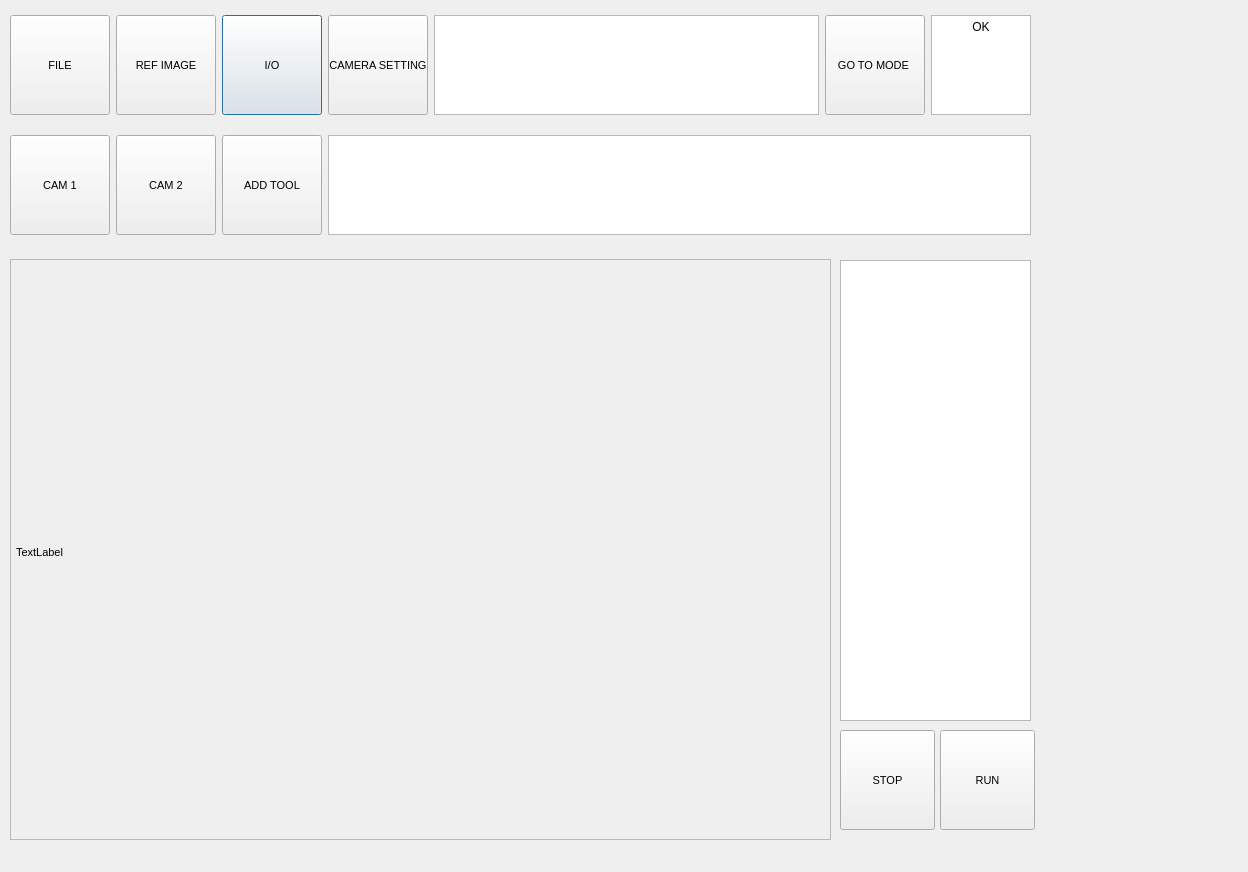
<?xml version="1.0" encoding="UTF-8"?>
<ui version="4.0">
 <class>Dialog</class>
 <widget class="QDialog" name="Dialog">
  <property name="geometry">
   <rect>
    <x>0</x>
    <y>0</y>
    <width>1248</width>
    <height>872</height>
   </rect>
  </property>
  <property name="sizePolicy">
   <sizepolicy hsizetype="Expanding" vsizetype="Expanding">
    <horstretch>0</horstretch>
    <verstretch>0</verstretch>
   </sizepolicy>
  </property>
  <property name="font">
   <font>
    <pointsize>8</pointsize>
   </font>
  </property>
  <property name="windowTitle">
   <string>Dialog</string>
  </property>
  <widget class="QWidget" name="gridLayoutWidget">
   <property name="geometry">
    <rect>
     <x>10</x>
     <y>10</y>
     <width>1021</width>
     <height>111</height>
    </rect>
   </property>
   <layout class="QGridLayout" name="gridLayout_row1">
    <property name="sizeConstraint">
     <enum>QLayout::SetDefaultConstraint</enum>
    </property>
    <item row="0" column="4">
     <widget class="QTextEdit" name="textEdit_Infor">
      <property name="maximumSize">
       <size>
        <width>16777215</width>
        <height>100</height>
       </size>
      </property>
     </widget>
    </item>
    <item row="0" column="2">
     <widget class="QPushButton" name="btn_IO">
      <property name="sizePolicy">
       <sizepolicy hsizetype="Expanding" vsizetype="Expanding">
        <horstretch>0</horstretch>
        <verstretch>0</verstretch>
       </sizepolicy>
      </property>
      <property name="maximumSize">
       <size>
        <width>100</width>
        <height>100</height>
       </size>
      </property>
      <property name="text">
       <string>I/O</string>
      </property>
     </widget>
    </item>
    <item row="0" column="5">
     <widget class="QPushButton" name="btn_GotoModeRun">
      <property name="sizePolicy">
       <sizepolicy hsizetype="Expanding" vsizetype="Expanding">
        <horstretch>0</horstretch>
        <verstretch>0</verstretch>
       </sizepolicy>
      </property>
      <property name="maximumSize">
       <size>
        <width>100</width>
        <height>100</height>
       </size>
      </property>
      <property name="text">
       <string>GO TO MODE </string>
      </property>
     </widget>
    </item>
    <item row="0" column="0">
     <widget class="QPushButton" name="btn_FILE">
      <property name="sizePolicy">
       <sizepolicy hsizetype="Expanding" vsizetype="Expanding">
        <horstretch>0</horstretch>
        <verstretch>0</verstretch>
       </sizepolicy>
      </property>
      <property name="maximumSize">
       <size>
        <width>100</width>
        <height>100</height>
       </size>
      </property>
      <property name="text">
       <string>FILE</string>
      </property>
     </widget>
    </item>
    <item row="0" column="1">
     <widget class="QPushButton" name="btn_RefImage">
      <property name="sizePolicy">
       <sizepolicy hsizetype="Expanding" vsizetype="Expanding">
        <horstretch>0</horstretch>
        <verstretch>0</verstretch>
       </sizepolicy>
      </property>
      <property name="maximumSize">
       <size>
        <width>100</width>
        <height>100</height>
       </size>
      </property>
      <property name="text">
       <string>REF IMAGE</string>
      </property>
     </widget>
    </item>
    <item row="0" column="3">
     <widget class="QPushButton" name="btn_CameraSetting">
      <property name="sizePolicy">
       <sizepolicy hsizetype="Expanding" vsizetype="Expanding">
        <horstretch>0</horstretch>
        <verstretch>0</verstretch>
       </sizepolicy>
      </property>
      <property name="maximumSize">
       <size>
        <width>100</width>
        <height>100</height>
       </size>
      </property>
      <property name="text">
       <string>CAMERA SETTING</string>
      </property>
     </widget>
    </item>
    <item row="0" column="6">
     <widget class="QTextEdit" name="textEdit_OK_NG">
      <property name="sizePolicy">
       <sizepolicy hsizetype="Expanding" vsizetype="Expanding">
        <horstretch>0</horstretch>
        <verstretch>0</verstretch>
       </sizepolicy>
      </property>
      <property name="maximumSize">
       <size>
        <width>100</width>
        <height>100</height>
       </size>
      </property>
      <property name="font">
       <font>
        <pointsize>12</pointsize>
        <weight>75</weight>
        <bold>true</bold>
       </font>
      </property>
      <property name="sizeAdjustPolicy">
       <enum>QAbstractScrollArea::AdjustToContents</enum>
      </property>
      <property name="html">
       <string>&lt;!DOCTYPE HTML PUBLIC &quot;-//W3C//DTD HTML 4.0//EN&quot; &quot;http://www.w3.org/TR/REC-html40/strict.dtd&quot;&gt;
&lt;html&gt;&lt;head&gt;&lt;meta name=&quot;qrichtext&quot; content=&quot;1&quot; /&gt;&lt;style type=&quot;text/css&quot;&gt;
p, li { white-space: pre-wrap; }
&lt;/style&gt;&lt;/head&gt;&lt;body style=&quot; font-family:'Sans Serif'; font-size:12pt; font-weight:600; font-style:normal;&quot;&gt;
&lt;p align=&quot;center&quot; style=&quot; margin-top:0px; margin-bottom:0px; margin-left:0px; margin-right:0px; -qt-block-indent:0; text-indent:0px;&quot;&gt;&lt;span style=&quot; font-size:9pt; font-weight:400; color:#000000;&quot;&gt;OK&lt;/span&gt;&lt;/p&gt;&lt;/body&gt;&lt;/html&gt;</string>
      </property>
     </widget>
    </item>
   </layout>
  </widget>
  <widget class="QWidget" name="gridLayoutWidget_2">
   <property name="geometry">
    <rect>
     <x>10</x>
     <y>130</y>
     <width>1021</width>
     <height>111</height>
    </rect>
   </property>
   <layout class="QGridLayout" name="gridLayout_row2">
    <property name="sizeConstraint">
     <enum>QLayout::SetDefaultConstraint</enum>
    </property>
    <item row="0" column="1">
     <widget class="QPushButton" name="btn_CAM2">
      <property name="sizePolicy">
       <sizepolicy hsizetype="Expanding" vsizetype="Expanding">
        <horstretch>0</horstretch>
        <verstretch>0</verstretch>
       </sizepolicy>
      </property>
      <property name="maximumSize">
       <size>
        <width>100</width>
        <height>100</height>
       </size>
      </property>
      <property name="text">
       <string>CAM 2</string>
      </property>
     </widget>
    </item>
    <item row="0" column="3">
     <widget class="QTextEdit" name="textEdit_listTool">
      <property name="maximumSize">
       <size>
        <width>16777215</width>
        <height>100</height>
       </size>
      </property>
     </widget>
    </item>
    <item row="0" column="0">
     <widget class="QPushButton" name="btn_CAM1">
      <property name="sizePolicy">
       <sizepolicy hsizetype="Expanding" vsizetype="Expanding">
        <horstretch>0</horstretch>
        <verstretch>0</verstretch>
       </sizepolicy>
      </property>
      <property name="maximumSize">
       <size>
        <width>100</width>
        <height>100</height>
       </size>
      </property>
      <property name="text">
       <string>CAM 1</string>
      </property>
     </widget>
    </item>
    <item row="0" column="2">
     <widget class="QPushButton" name="btn_AddTool">
      <property name="sizePolicy">
       <sizepolicy hsizetype="Expanding" vsizetype="Expanding">
        <horstretch>0</horstretch>
        <verstretch>0</verstretch>
       </sizepolicy>
      </property>
      <property name="maximumSize">
       <size>
        <width>100</width>
        <height>100</height>
       </size>
      </property>
      <property name="text">
       <string>ADD TOOL</string>
      </property>
     </widget>
    </item>
   </layout>
  </widget>
  <widget class="QPushButton" name="btn_STOP">
   <property name="geometry">
    <rect>
     <x>840</x>
     <y>730</y>
     <width>95</width>
     <height>100</height>
    </rect>
   </property>
   <property name="sizePolicy">
    <sizepolicy hsizetype="Expanding" vsizetype="Expanding">
     <horstretch>0</horstretch>
     <verstretch>0</verstretch>
    </sizepolicy>
   </property>
   <property name="maximumSize">
    <size>
     <width>100</width>
     <height>100</height>
    </size>
   </property>
   <property name="text">
    <string>STOP</string>
   </property>
  </widget>
  <widget class="QPushButton" name="btn_Run">
   <property name="geometry">
    <rect>
     <x>940</x>
     <y>730</y>
     <width>95</width>
     <height>100</height>
    </rect>
   </property>
   <property name="sizePolicy">
    <sizepolicy hsizetype="Expanding" vsizetype="Expanding">
     <horstretch>0</horstretch>
     <verstretch>0</verstretch>
    </sizepolicy>
   </property>
   <property name="maximumSize">
    <size>
     <width>100</width>
     <height>100</height>
    </size>
   </property>
   <property name="text">
    <string>RUN</string>
   </property>
  </widget>
  <widget class="QScrollArea" name="scrollArea_CAM">
   <property name="geometry">
    <rect>
     <x>10</x>
     <y>259</y>
     <width>821</width>
     <height>581</height>
    </rect>
   </property>
   <property name="widgetResizable">
    <bool>true</bool>
   </property>
   <widget class="QWidget" name="scrollAreaWidgetContents">
    <property name="geometry">
     <rect>
      <x>0</x>
      <y>0</y>
      <width>819</width>
      <height>579</height>
     </rect>
    </property>
    <widget class="QLabel" name="label_ShowCam">
     <property name="geometry">
      <rect>
       <x>5</x>
       <y>7</y>
       <width>811</width>
       <height>571</height>
      </rect>
     </property>
     <property name="sizePolicy">
      <sizepolicy hsizetype="Expanding" vsizetype="Expanding">
       <horstretch>0</horstretch>
       <verstretch>0</verstretch>
      </sizepolicy>
     </property>
     <property name="text">
      <string>TextLabel</string>
     </property>
    </widget>
   </widget>
  </widget>
  <widget class="QWidget" name="gridLayoutWidget_3">
   <property name="geometry">
    <rect>
     <x>840</x>
     <y>260</y>
     <width>191</width>
     <height>461</height>
    </rect>
   </property>
   <layout class="QGridLayout" name="gridLayout_setup">
    <item row="0" column="0">
     <widget class="QTextEdit" name="textEdit_setup"/>
    </item>
   </layout>
  </widget>
 </widget>
 <resources/>
 <connections/>
</ui>
